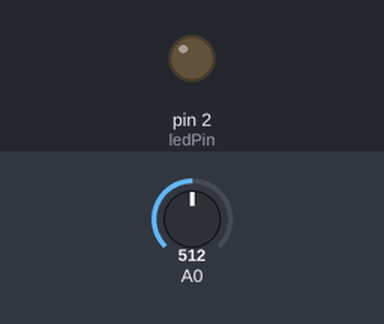
The sketch below on a simulated Arduino Uno, built with avr-gcc and run on an emulated ATmega328P. On the bench: output pins drawn as LEDs (lit = HIGH). Dashed ring = blinking. The test bench sets the inputs (shaded band); at power-on: A0 = 512.

Above: at 0.05 s.
1.3 s: A0 set to 0
At 2.11 s:
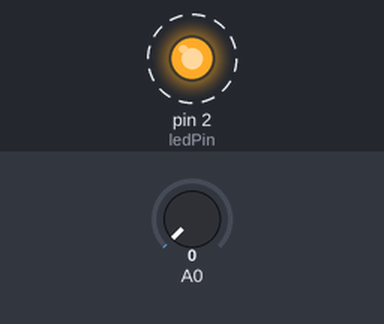
4.3 s: A0 set to 122
Timing chart, 0 to 13.3 s (numbered marks = the images above; inputs shaded):
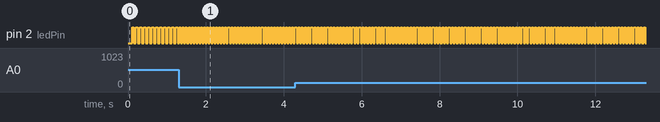

The sketch:

dreamMachine001.ino
```cpp
/*
  An attempt to create Brion Gysin's Dreammachine device
  based on https://www.theguardian.com/artanddesign/2022/may/09/dreamachine-review-as-close-to-state-funded-psychedelic-drugs-as-you-can-get
  Inspiration by Adam Greenfield

  Flashing light between 8 and 13 flashes a second.
  Assumes 50% duty cycle

  created 9 May 2022
  by Tom Igoe
*/

int ledState = LOW;           // state of the light
const int ledPin = 2;         // output pin for light control
long lastChange = 0;          // timestamp for light change
// flashing rates, in ms:
const float fast = 1000 / 13;
const float slow = 1000 / 8;

void setup() {
  // set pin mode of the output pin:
  pinMode(ledPin, OUTPUT);
}

void loop() {
  // read potentiometer:
  int knob = analogRead(A0);
  // map sensor values to flashing rates
  // at 50% duty cycle (/2):
  float interval = map(knob, 0, 1023, fast, slow) / 2;
  // if duty cycle interval has passed,
  // change light state:
  if (millis() - lastChange > interval) {
    digitalWrite(ledPin, ledState);
    // if HIGH, go LOW and vice versa:
    ledState = !ledState;
    // timestamp for next change:
    lastChange = millis();
  }
}
```

Measured:
- by itself, pin 2 (ledPin): alternates HIGH for 0.04 s and LOW for 0.04 s
